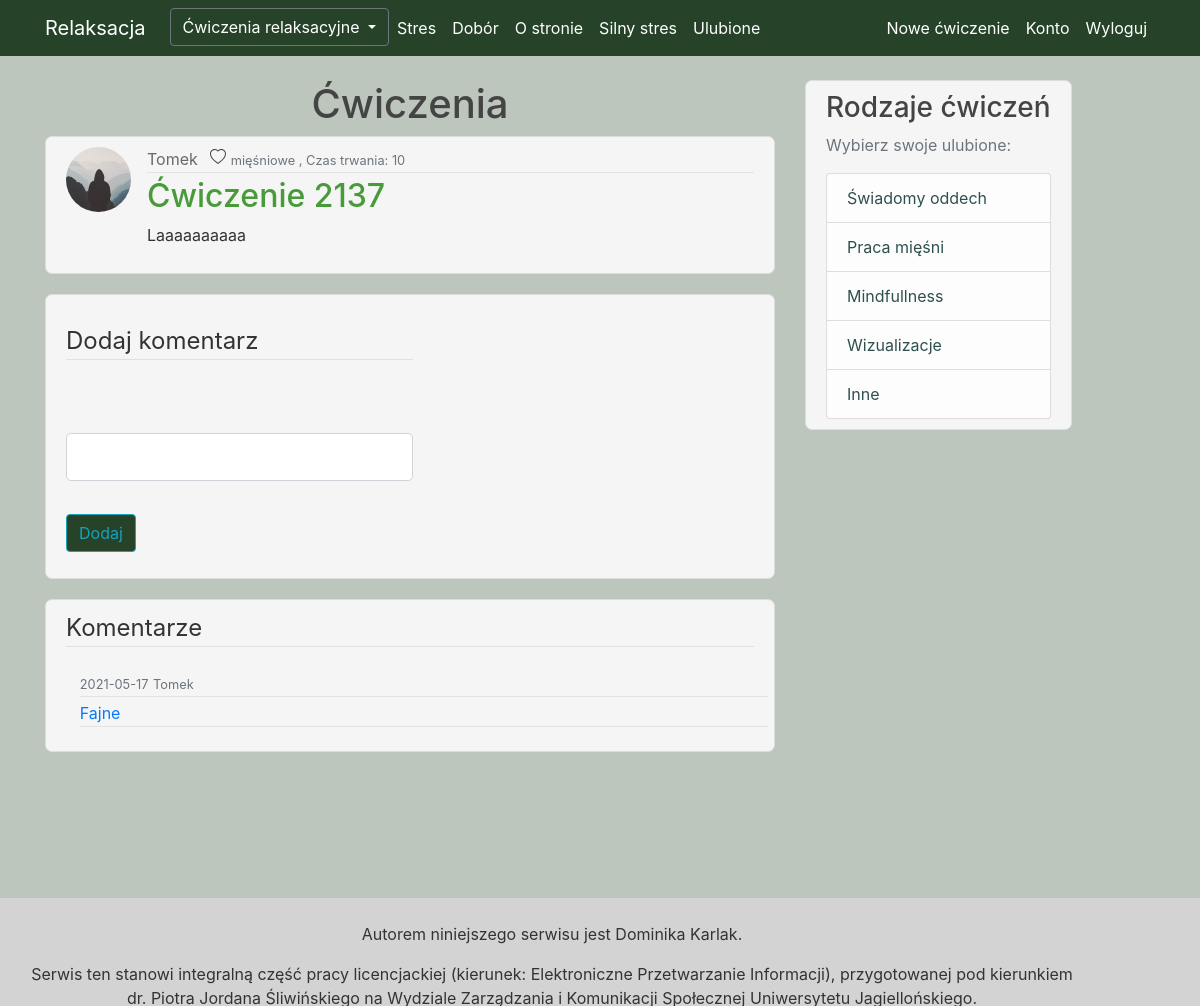
Page /post/3 (signed in) on the committed database.
### Relaks/models.py (models this page shows, shortened)
class User(db.Model, UserMixin):
    id = db.Column(db.Integer, primary_key=True)
    username = db.Column(db.String(20), unique=True, nullable=False)
    email = db.Column(db.String(120), unique=True, nullable=False)
    image_file = db.Column(db.String(20), nullable=False, default='default.jpg')
    password = db.Column(db.String(60), nullable=False)
    is_admin = db.Column(db.Boolean, nullable=False)
    posts = db.relationship('Post', backref='author', lazy=True)
    fav = db.relationship('Favourite', backref='author', lazy=True)
    comments = db.relationship('Comment', backref='author', lazy=True)

class Post(db.Model):
    id = db.Column(db.Integer, primary_key=True, autoincrement=True)
    name = db.Column(db.String(100), nullable=True)
    category = db.Column(db.String(100), nullable=True)
    time = db.Column(db.Integer, nullable=True)
    content = db.Column(db.Text, nullable=True)
    user_id = db.Column(db.Integer, db.ForeignKey('user.id'), nullable=False)
    fav = db.relationship('Favourite', backref='fav', lazy=True)
    comments = db.relationship("Comment", backref='article', lazy=True)

class Comment(db.Model):
    id = db.Column(db.Integer, primary_key=True)
    body = db.Column(db.String(200), nullable=False)
    date_posted = db.Column(db.DateTime, nullable=False, default=datetime.utcnow)
    post_id = db.Column(db.Integer, db.ForeignKey('post.id'), nullable=False)
    user_id = db.Column(db.Integer, db.ForeignKey('user.id'), nullable=False)

### Relaks/routes.py (the view)
@app.route("/post/<int:post_id>", methods=['GET', 'POST'])
@login_required
def post(post_id):
    post = Post.query.get_or_404(post_id)
    is_favourite = Favourite.query.filter_by(user_id=current_user.id, post_id=post_id).first()
    if is_favourite is None:
        is_favourite = False
    else:
        is_favourite = True
    form = AddCommentForm()
    if form.validate_on_submit():
        comment = Comment(body=form.body.data, user_id=current_user.id, post_id=post_id)
        db.session.add(comment)
        db.session.commit()
        flash("Twój komentarz został pomyślnie dodany", "success")
        return redirect(url_for("post", post_id=post.id))
    comments = Comment.query.filter_by(post_id=post_id)
    return render_template('post.html', title=post.name, post=post, form=form, is_favourite=is_favourite,
                           comments=comments)

### Relaks/forms.py
class AddCommentForm(FlaskForm):
    body = StringField("Treść", validators=[DataRequired()])
    submit = SubmitField("Dodaj")

### Relaks/models.py (called while the page is built)
@login_manager.user_loader
def load_user(user_id):
    return User.query.get(int(user_id))

### Relaks/templates/post.html (shortened to what this page needs)
{% extends "layout.html" %}
{% block content %}
    <h1 style="text-align: center"> Ćwiczenia </h1>
    <article class="media content-section">
        <img class="rounded-circle article-img"
             src="{{ url_for('static', filename='photo/' + post.author.image_file) }}">
        <div class="media-body">
            <div class="article-metadata">
                <a class="mr-2" href="#">{{ post.author.username }}</a>
                {% if current_user.is_authenticated %}
                    {% if is_favourite %}
                        <a style="color: #444444" href="{{ url_for("dodaj_do_ulubionych", post_id=post.id) }} ">
                            <svg xmlns="http://www.w3.org/2000/svg" width="16" height="16" fill="currentColor"
                                 class="bi bi-heart-fill" viewBox="0 0 16 16">
                                <path fill-rule="evenodd"
                                      d="M8 1.314C12.438-3.248 23.534 4.735 8 15-7.534 4.736 3.562-3.248 8 1.314z"/>
                            </svg>
                        </a>
                    {% else %}
                        <a style="color: #444444" href="{{ url_for("dodaj_do_ulubionych", post_id=post.id) }} ">
                        </a>
                    {% endif %}
                {% endif %}
                <small class="text-muted">{{ post.category }} , </small>
                <small class="text-muted">Czas trwania: {{ post.time }}</small>
            </div>
            <h2><a class="article-title" href="{{ url_for('post', post_id=post.id) }}">{{ post.name }}</a></h2>
            <p class="article-content">{{ post.content }}</p>
        </div>
    </article>
    <div class="media content-section">
        <form method="POST" action="">
            <fieldset class="form-group">
                <legend class="border-bottom mb-4">Dodaj komentarz</legend>
                <div class="form-group">
                    {% if form.body.errors %}
                        {{ form.body(class="form-control form-control-lg is-invalid") }}
                        <div class="invalid-feedback">
                            {% for error in form.body.errors %}
                                <span>{{ error }}</span>
                            {% endfor %}
                        </div>
                    {% else %}
                        {{ form.body(class="form-control form-control-lg") }}
                    {% endif %}
                </div>
            </fieldset>
            <div class="form-group">
                {{ form.submit(class="btn btn-outline-info") }}
            </div>
        </form>
    </div>
    <div class="media content-section" style="display: block">
        <legend class="border-bottom mb-4">Komentarze</legend>
        {% for comment in comments %}
            <div class="media-body" style="width: 100%; height: 100%; margin:2%">
                <div class="article-metadata">
                    <small class="text-muted">{{ comment.date_posted.strftime('%Y-%m-%d') }}</small>
                    <small class="text-muted">{{ comment.author.username }}</small>
                </div>
                <div class="article-metadata">
                    <a  href="{{ url_for('comment', comment_id=comment.id) }}">{{ comment.body }} </a>
                </div>
            </div>
        {% endfor %}
    </div>
{% endblock content %}

### Relaks/static/main.css (style rules this page uses)
body { background-color: #bdc6bd; color: #333333; margin-top: 5rem; }
h1, h2, h3, h4, h5, h6 { color: #444444; }
.content-section { background-color: whitesmoke; padding: 10px 20px; border: 1px solid #dddddd; border-radius: 7px; margin-bottom: 20px; }
.article-title { color: #489b39; }
.article-content { white-space: pre-line; background-color: whitesmoke; }
.article-img { height: 65px; width: 65px; margin-right: 16px; }
.article-metadata { padding-bottom: 1px; margin-bottom: 4px; border-bottom: 1px solid #e3e3e3; color: #444444; }
.btn { background-color: #26432a; }
.mr-2 { color: dimgrey; }
.form-group { margin-top: 5%; }

### rows in the picture
User: image_file (placeholder picture), author.username "Tomek"
Post: category "mięśniowe", time "10", name "Ćwiczenie 2137", content "Laaaaaaaaaa"
Comment: date_posted "2021-05-17", author.username "Tomek", body "Fajne"
